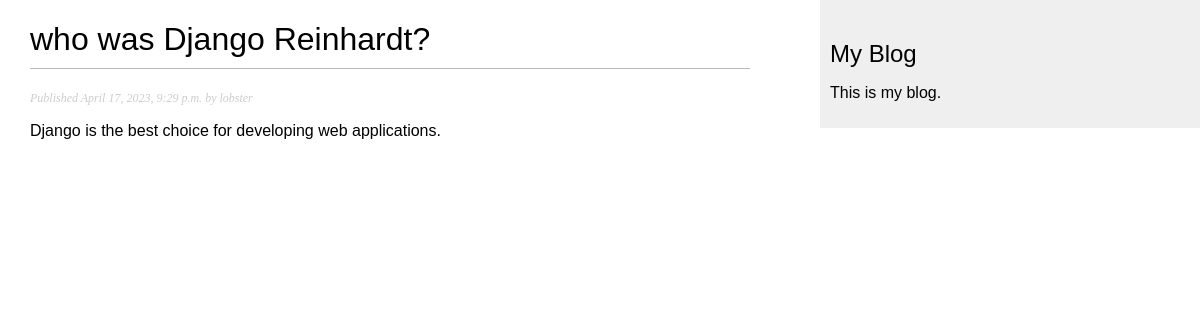
The app's page /blog/2/ with its own data.
### blog/models.py (models this page shows, shortened)
class Post(models.Model):
    class Status(models.TextChoices):
        DRAFT = "DF", "Draft"
        PUBLISHED ="PB", "Published"
    title = models.CharField(max_length=255)
    slug = models.SlugField(max_length=255)
    author = models.ForeignKey(User,
                               on_delete=models.CASCADE,
                               related_name="blog_posts")
    body = models.TextField(max_length=255)
    publish = models.DateTimeField(default=timezone.now())
    created = models.DateTimeField(auto_now_add=True)
    updated = models.DateTimeField(auto_now=True)
    status = models.CharField(max_length=2,
                              choices=Status.choices,
                              default=Status.DRAFT)
    objects = models.Manager() ## the default manager
    published = PublishedManager() # our custom manager
    class Meta:
        ordering = ['-publish'] # bu alana göre sıralama yapılması için class meta dan faydalanıyoruz.
        indexes = [models.Index(fields=['-publish']),]

### blog/views.py (the view, shortened to what this page needs)
# urls.py: path("<int:id>/", views.post_detail, name="post_detail")
def post_detail(request, id):
    post = get_object_or_404(Post,id=id, status=Post.Status.PUBLISHED)
    return render(request,"blog/post/detail.html",{'post': post})

### blog/templates/blog/post/detail.html (shortened to what this page needs)
{% extends 'blog/base.html' %}
{% block content %}
    <h1> {{post.title}} </h1>
    <p class="date">
        Published {{post.publish}} by {{post.author}}
    </p>
    {{post.body|linebreaks}}
{% endblock content %}

### blog/static/css/blog.css (style rules this page uses)
body { margin:0; padding:0; font-family:helvetica, sans-serif; }
h1 { font-weight:normal; border-bottom:1px solid #bbb; padding:0 0 10px 0; }
p.date { color:#ccc; font-family: georgia, serif; font-size: 12px; font-style: italic; }

### records on screen
Post: title "who was Django Reinhardt?", publish "April 17, 2023, 9:29 p.m.", author "lobster", body "Django is the best choice for developing web applications."
